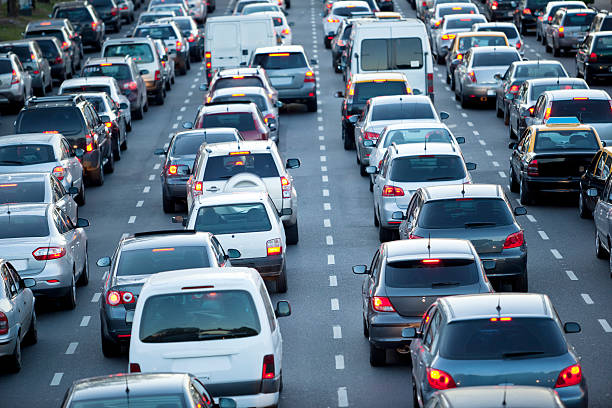
#> input picture unsupervised-learning/GMM/images/traffic.jpg, 612 x 408 px
$ jupyter execute gmm.ipynb
#> lines starting #> are read from the running program, lines starting #| are printed output that depends on the picture
[cell 1]
import numpy as np
import pandas as pd
import seaborn as sns
import matplotlib.pyplot as plt

# ***Theory***

[cell 2]
from sklearn.datasets import load_iris

data = load_iris()
target = pd.DataFrame({'Label': data.target.tolist()}, index=range(len(data.target.tolist())))
target.replace({0: 'Iris-Setosa', 1: 'Iris-Versicolour', 2: 'Iris-Virginica'}, inplace=True)
features = pd.DataFrame({'sepal_length': data.data[:,0].tolist(), 'sepal_width': data.data[:,1].tolist(),
                         'petal_length': data.data[:,2].tolist(), 'petal_width': data.data[:,-1].tolist()}, index=range(len(data.data[:, 0].tolist())))

df = pd.concat([features, target], axis=1)

[cell 3]
from sklearn.model_selection import train_test_split

X = df[['sepal_length', 'sepal_width', 'petal_length', 'petal_width']]
y= df['Label']

X_train, X_test, y_train, y_test = train_test_split(X, y, test_size=0.2)

[cell 4]
import numpy as np
from scipy.stats import multivariate_normal

class GMM:
    def __init__(self, K, n_iters=5):
        self.k = K
        self.max_iter = int(n_iters)

    def initialize(self, X):
        self.shape = X.shape
        self.n, self.m = self.shape

        self.phi = np.full(shape=self.k, fill_value=1/self.k)
        self.weights = np.full( shape=self.shape, fill_value=1/self.k)

        random_row = np.random.randint(low=0, high=self.n, size=self.k)
        self.mu = [  X[row_index,:] for row_index in random_row ]
        self.sigma = [ np.cov(X.T) for _ in range(self.k) ]

    def e_step(self, X):
        # E-Step: update weights and phi holding mu and sigma constant
        self.weights = self.predict_proba(X)
        self.phi = self.weights.mean(axis=0)

    def m_step(self, X):
        # M-Step: update mu and sigma holding phi and weights constant
        for i in range(self.k):
            weight = self.weights[:, [i]]
            total_weight = weight.sum()
            self.mu[i] = (X * weight).sum(axis=0) / total_weight
            self.sigma[i] = np.cov(X.T,
                aweights=(weight/total_weight).flatten(),
                bias=True)

    def fit(self, X):
        self.initialize(X)

        for iteration in range(self.max_iter):
            self.e_step(X)
            self.m_step(X)

    def predict_proba(self, X):
        likelihood = np.zeros((X.shape[0], self.k))
        for i in range(self.k):
            distribution = multivariate_normal(
                mean=self.mu[i],
                cov=self.sigma[i],
                allow_singular=True)
            likelihood[:,i] = distribution.pdf(X)

        numerator = likelihood * self.phi
        denominator = numerator.sum(axis=1)[:, np.newaxis]
        weights = numerator / denominator
        return weights

    def predict(self, X):
        weights = self.predict_proba(X)
        return np.argmax(weights, axis=1)

[cell 5]
# Choose best K
from sklearn.metrics import silhouette_score

scores = []
for i in range(3, 12):
    gmm = GMM(K=i, n_iters=10)
    gmm.fit(X_train.to_numpy())

    predict = gmm.predict(X_train.to_numpy())
    metrics = silhouette_score(X_train.to_numpy(), predict)
    scores.append(metrics)

plt.plot(range(3, 12), scores, color='red')
plt.title('The figure for surveying the best K using Silhouette Score')
plt.xlabel('The number of clusters')
plt.ylabel('The scores')
plt.show()
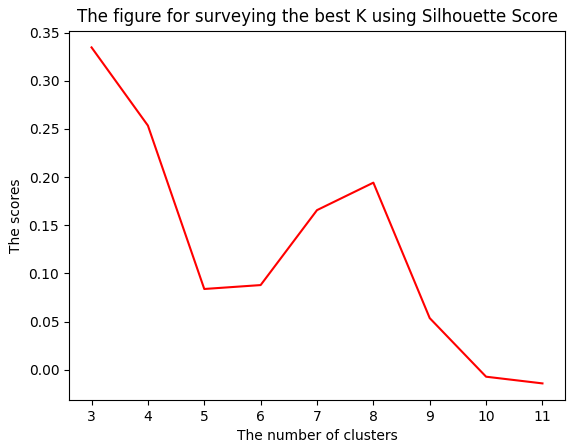
#> figure drawn by matplotlib, 1 panel

[cell 6]
# Choose the best K is 3
gmm = GMM(K=3, n_iters=100)
# gmm.initilize(X_train.to_numpy())
gmm.fit(X_train.to_numpy())

[cell 7]
predict = gmm.predict(X_test.to_numpy())

[cell 8]
# Range: (-1, 1)
from sklearn.metrics import silhouette_score

silhouette_score(X_test.to_numpy(), predict)

[cell 9]
y_test.replace({'Iris-Setosa': 0, 'Iris-Versicolour': 1, 'Iris-Virginica': 2}, inplace=True)

[cell 10]
df_truth_visualize = pd.concat([X_test, y_test], axis=1)

[cell 11]
df_truth_visualize

[cell 12]
df_predict_visualize = pd.concat([X_test.reset_index(), pd.Series(predict, name='prediction')], axis=1)
df_predict_visualize.drop(columns='index', inplace=True)
df_predict_visualize

[cell 13]
fig, ax = plt.subplots(1, 2, figsize=(20, 10))

sns.scatterplot(data=df_predict_visualize, x=df_predict_visualize.columns.tolist()[0], y=df_predict_visualize.columns.tolist()[1], hue='prediction', s=100, ax=ax[0])
ax[0].set_title('The prediction of GMM')
sns.scatterplot(data=df_truth_visualize, x=df_truth_visualize.columns.tolist()[0], y=df_truth_visualize.columns.tolist()[1], hue='Label', s=100, ax=ax[1])
ax[1].set_title('The ground truth of dataset')
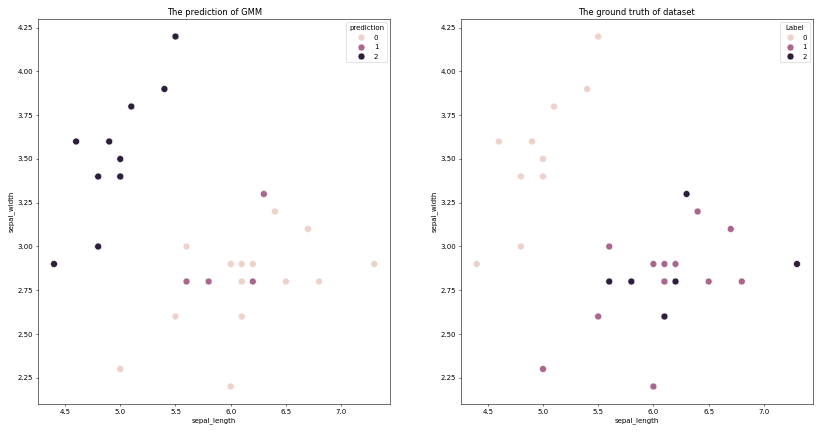
#> figure drawn by matplotlib, 2 panels

[cell 14]
from sklearn.metrics import accuracy_score
accuracy_score(df_predict_visualize['prediction'], df_truth_visualize['Label'])

# ***Image Segementation***

[cell 15]
import cv2
import os

ROOT = os.getcwd()
WORK_DIR = os.path.dirname(ROOT)
image = cv2.imread(os.path.join(WORK_DIR, 'images/traffic.jpg'))
#> image is the input picture: shape (408, 612, 3); mean B, G, R 133.4, 115.9, 96.7

[cell 16]
image.shape
#> Out = (408, 612, 3)

[cell 17]
plt.imshow(cv2.cvtColor(image, cv2.COLOR_BGR2RGB))
plt.axis('off')

[cell 18]
def displot(image, bins=51, ax=None):
#> called with bins = 51
    channel = image.shape[-1]
#> channel = 3

    for c in range(channel):
        color_data = image[:, :, c].reshape(image.shape[0]*image.shape[1], 1)
        if ax is None:
            plt.hist(color_data, bins=bins, alpha=0.7)
        else:
            ax.hist(color_data, bins=bins, alpha=0.7)

    plt.show()
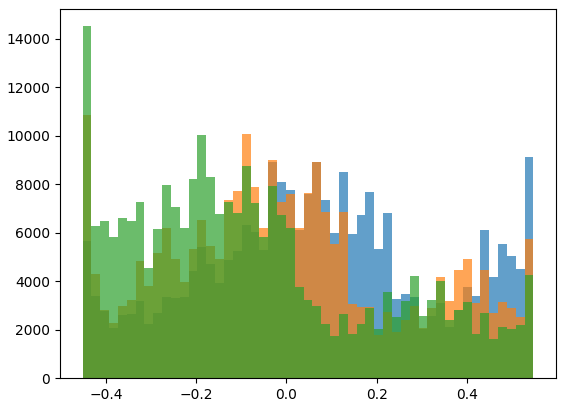
#> figure drawn by matplotlib, 1 panel; tallest bar 9115 high, from x = 0.528 to 0.548; tallest bar 10845 high, from x = -0.452 to -0.433; tallest bar 14523 high, from x = -0.452 to -0.433

[cell 19]
normalized_image = (image.reshape(image.shape[0] * image.shape[1], 3) - image.reshape(image.shape[0] * image.shape[1], 3).mean()) / (image.reshape(image.shape[0] * image.shape[1], 3).max() - image.reshape(image.shape[0] * image.shape[1], 3).min())

[cell 20]
displot(normalized_image.reshape(image.shape))

[cell 21]
displot(image)
#> call 2 of displot, with bins = 51
#> in displot (call 2), `plt.show()`:
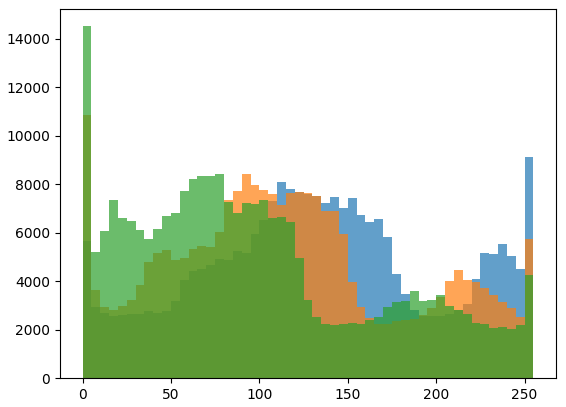
#> figure drawn by matplotlib, 1 panel; tallest bar 9115 high, from x = 250 to 255; tallest bar 10845 high, from x = 0 to 5; tallest bar 14523 high, from x = 0 to 5
